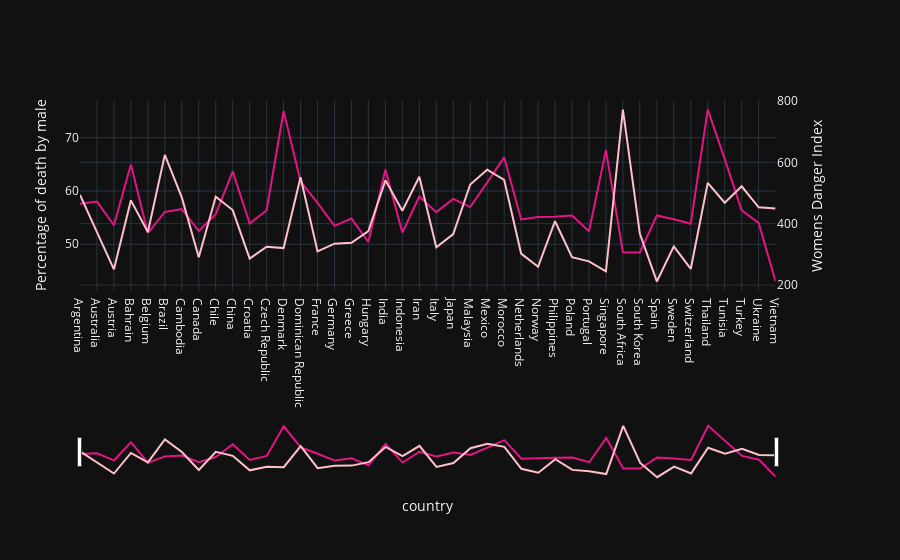

The notebook cell saved with this chart:
### Code cell
#making graph
merged_data.sort_values(by=['womensDangerIndex'])
subfig = make_subplots(specs=[[{"secondary_y": True}]])
fig = px.line(merged_data, x="country", y="Percentage", width=700, color_discrete_sequence=['#E11584'])
fig2 = px.line(merged_data, x="country", y="womensDangerIndex", width=700, color_discrete_sequence=['#FFC0CB'])
fig2.update_traces(yaxis="y2")
subfig.add_traces(fig.data + fig2.data)
subfig.layout.xaxis.title="country"
subfig.layout.yaxis.title="Percentage of death by male"
subfig.layout.yaxis2.title="Womens Danger Index"
subfig.update_layout(xaxis_rangeslider_visible=True)
subfig.show()

### Figure 1 — Plotly figure (JSON) as saved in the notebook; plotly's stock layout.template omitted (floating-point values rounded to 4 significant figures)
{"data": [{"hovertemplate": "country=%{x}<br>Percentage=%{y}<extra></extra>", "legendgroup": "", "line": {"color": "#E11584", "dash": "solid"}, "marker": {"symbol": "circle"}, "mode": "lines", "name": "", "orientation": "v", "showlegend": false, "x": ["Argentina", "Australia", "Austria", "Bahrain", "Belgium", "Brazil", "Cambodia", "Canada", "Chile", "China", "Croatia", "Czech Republic", "Denmark", "Dominican Republic", "France", "Germany", "Greece", "Hungary", "India", "Indonesia", "Iran", "Italy", "Japan", "Malaysia", "Mexico", "Morocco", "Netherlands", "Norway", "Philippines", "Poland", "Portugal", "Singapore", "South Africa", "South Korea", "Spain", "Sweden", "Switzerland", "Thailand", "Tunisia", "Turkey", "Ukraine", "Vietnam"], "xaxis": "x", "y": [57.62, 58.01, 53.57, 64.98, 52.1, 56.06, 56.6, 52.48, 55.66, 63.68, 53.89, 56.39, 75.0, 61.78, 57.75, 53.45, 54.82, 50.42, 64.0, 52.19, 58.97, 56.02, 58.51, 56.97, 61.59, 66.31, 54.65, 55.1, 55.17, 55.37, 52.42, 67.65, 48.52, 48.47, 55.39, 54.7, 53.84, 75.27, 66.01, 56.36, 54.0, 43.02], "yaxis": "y", "type": "scatter"}, {"hovertemplate": "country=%{x}<br>womensDangerIndex=%{y}<extra></extra>", "legendgroup": "", "line": {"color": "#FFC0CB", "dash": "solid"}, "marker": {"symbol": "circle"}, "mode": "lines", "name": "", "orientation": "v", "showlegend": false, "x": ["Argentina", "Australia", "Austria", "Bahrain", "Belgium", "Brazil", "Cambodia", "Canada", "Chile", "China", "Croatia", "Czech Republic", "Denmark", "Dominican Republic", "France", "Germany", "Greece", "Hungary", "India", "Indonesia", "Iran", "Italy", "Japan", "Malaysia", "Mexico", "Morocco", "Netherlands", "Norway", "Philippines", "Poland", "Portugal", "Singapore", "South Africa", "South Korea", "Spain", "Sweden", "Switzerland", "Thailand", "Tunisia", "Turkey", "Ukraine", "Vietnam"], "xaxis": "x", "y": [494.1, 370.1, 251.6, 476.1, 372.9, 624.3, 485.7, 290.8, 488.0, 444.6, 286.5, 325.3, 320.6, 551.3, 309.9, 335.1, 337.8, 375.9, 541.2, 442.1, 553.1, 323.2, 366.2, 527.6, 576.0, 542.8, 302.8, 259.9, 408.2, 291.2, 277.6, 245.3, 771.8, 367.0, 212.0, 326.4, 252.8, 533.2, 468.3, 521.8, 453.6, 449.6], "yaxis": "y2", "type": "scatter"}], "layout": {"xaxis": {"anchor": "y", "domain": [0.0, 0.94], "title": {"text": "country"}, "rangeslider": {"visible": true}}, "yaxis": {"anchor": "x", "domain": [0.0, 1.0], "title": {"text": "Percentage of death by male"}}, "yaxis2": {"anchor": "x", "overlaying": "y", "side": "right", "title": {"text": "Womens Danger Index"}}}}
